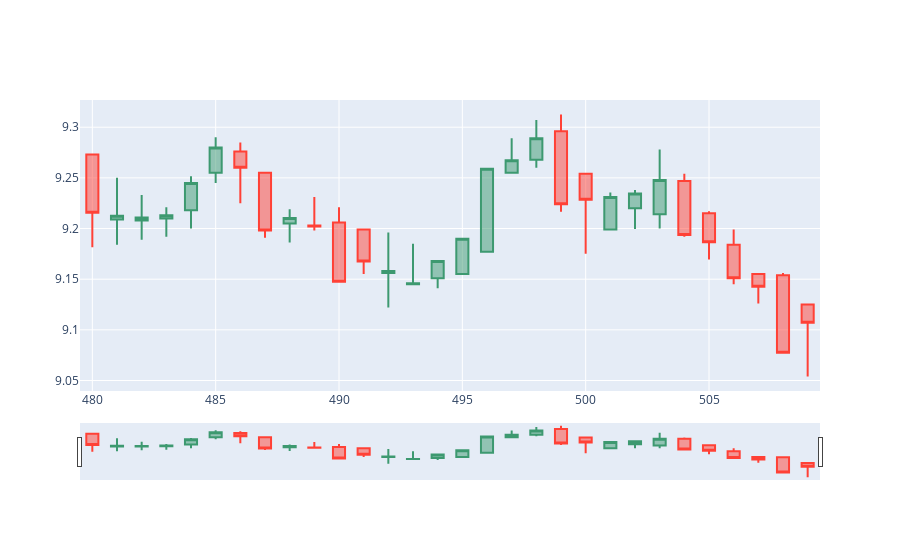

This figure's notebook cell:
### Code cell
dfpl = df[480:510]
import plotly.graph_objects as go
from datetime import datetime

fig = go.Figure(data=[go.Candlestick(x=dfpl.index,
                open=dfpl['open'],
                high=dfpl['high'],
                low=dfpl['low'],
                close=dfpl['close'])])

fig.show()
